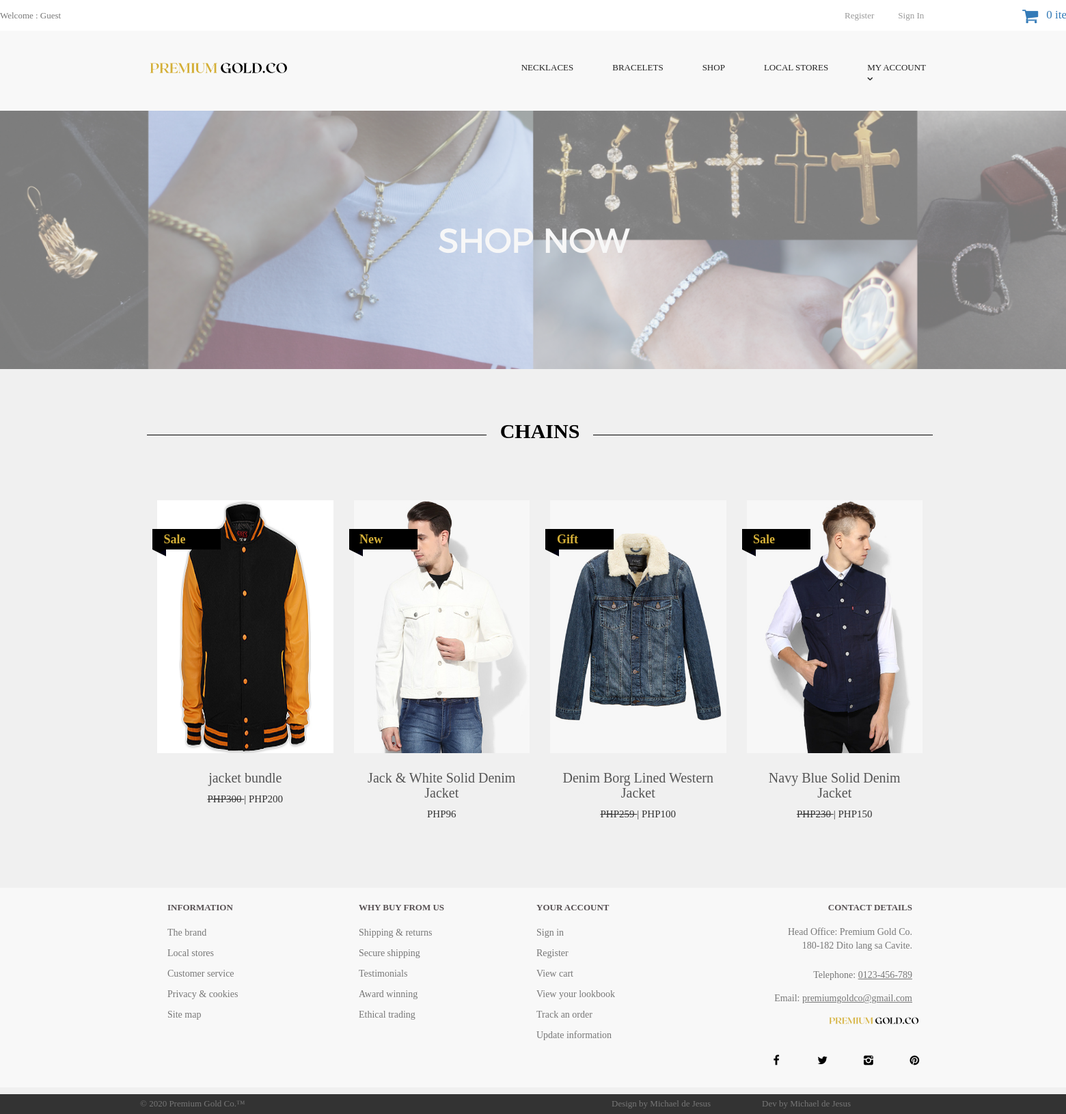
The page /category-1.php on the database as committed earlier.
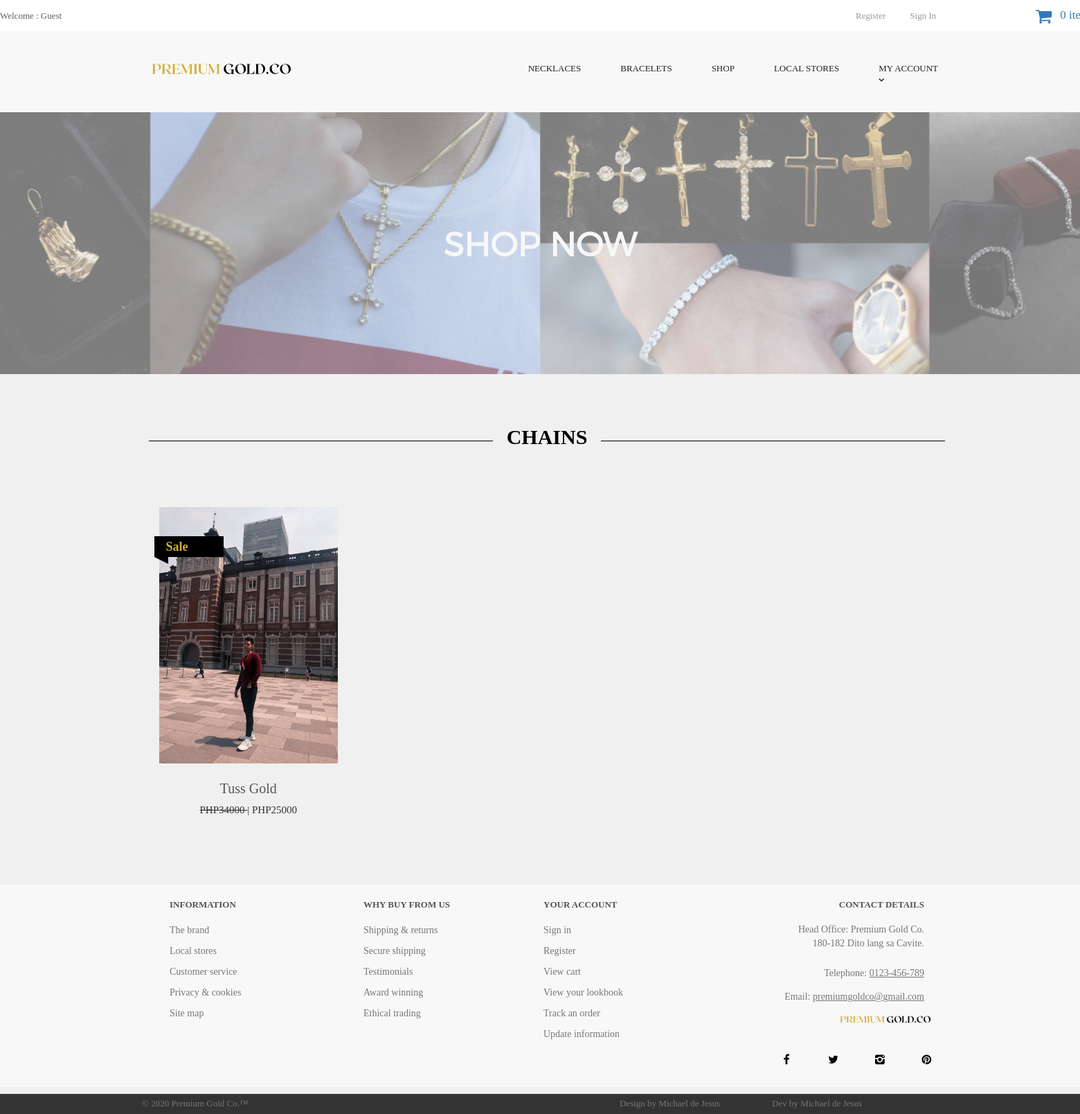
The same page on the database as committed later.
### tables this page shows
CREATE TABLE `products` (
  `product_id` int(10) NOT NULL,
  `p_cat_id` int(10) NOT NULL,
  `cat_id` int(10) NOT NULL,
  `manufacturer_id` int(10) NOT NULL,
  `date` timestamp NOT NULL DEFAULT current_timestamp() ON UPDATE current_timestamp(),
  `product_title` text NOT NULL,
  `product_url` text NOT NULL,
  `product_img1` text NOT NULL,
  `product_img2` text NOT NULL,
  `product_img3` text NOT NULL,
  `product_price` int(10) NOT NULL,
  `product_psp_price` int(100) NOT NULL,
  `product_desc` text NOT NULL,
  `product_features` text NOT NULL,
  `product_video` text NOT NULL,
  `product_keywords` text NOT NULL,
  `product_label` text NOT NULL,
  `status` varchar(255) NOT NULL
);

### category-1.php (the view, shortened to what this page needs)
<?php
include("includes/header.php");
include("functions/functions.php");
include("includes/main.php");
?>
  <main>
    <div class="nero">
      <div class="nero__heading">
        <span class="nero__bold">shop NOW</span>
      </div>
    </div>
  </main>
<div id="content" >
<div class="container" >
<div class="col-md-12" >
</div>
<div class="wrapper4">
<h1><p class="product-heading"><b>CHAINS</b></p></h1>
</div>
<?php getCategory1() ?>
<?php function getCategory1(){
global $db;
$aWhere = array();
$per_page=12;
if(isset($_GET['page'])){
$page = $_GET['page'];
}else {
$page=1;
}
$start_from = ($page-1) * $per_page ;
$sLimit = " order by 1 DESC LIMIT $start_from,$per_page";
$sWhere = (count($aWhere)>0?' WHERE '.implode(' or ',$aWhere):'').$sLimit;
$get_products = "select * from products WHERE p_cat_id ='7' ".$sWhere;
$run_products = mysqli_query($db,$get_products);
while($row_products=mysqli_fetch_array($run_products)){
$pro_title = $row_products['product_title'];
$pro_price = $row_products['product_price'];
$pro_img1 = $row_products['product_img1'];
$pro_label = $row_products['product_label'];
$pro_psp_price = $row_products['product_psp_price'];
$pro_url = $row_products['product_url'];
if($pro_label == "Sale" or $pro_label == "Gift"){
$product_price = "<del> PHP$pro_price </del>";
$product_psp_price = "| PHP$pro_psp_price";
}
else{
$product_psp_price = "";
$product_price = "PHP$pro_price";
}
if($pro_label == ""){
}
else{
$product_label = "
<a class='label sale' href='#' style='color:black;'>
<div class='thelabel'>$pro_label</div>
<div class='label-background'> </div>
</a>
";
}
if(empty($product_label)){
echo "
<div class='col-md-3 col-sm-4 center-responsive' >
<div class='product product-shop' >
<a href='$pro_url' >
<img src='admin_area/product_images/$pro_img1' class='img-responsive-product-single' >
</a>
<div class='text' >
<h3><a href='$pro_url' ><p class='shop-title-text'>$pro_title</a></p></h3>
<p class='price-text' > $product_price $product_psp_price </p>
</div>
</div>
</div>
";
}
else{
  echo "
  <div class='col-md-3 col-sm-4 center-responsive' >
  <div class='product product-shop' >
  <a href='$pro_url' >
  <img src='admin_area/product_images/$pro_img1' class='img-responsive-product-single' >
  </a>
  <div class='text' >
  <h3><a href='$pro_url' ><p class='shop-title-text'>$pro_title</a></p></h3>
  <p class='price-text' > $product_price $product_psp_price </p>
  </div>
  $product_label
  </div>
  </div>
  ";
}
}
} ?>
</div>
<center>
</center>
</div>
<?php
include("includes/footer.php");
?>
</body>
</html>

### includes/header.php (shortened to what this page needs)
<!DOCTYPE html>
<html lang="en">
<head>
  <link href="styles/bootstrap.min.css" rel="stylesheet">
  <link href="styles/backend.css" rel="stylesheet">
  <link href="styles/style.css" rel="stylesheet">
  <link rel="stylesheet" type="text/css" href="slick/slick.css"/>
  <link rel="stylesheet" type="text/css" href="slick/slick-theme.css"/>
  <link href="font-awesome/css/font-awesome.min.css" rel="stylesheet">
  <link href="//db.onlinewebfonts.com/c/3b114d63b02026b0c7077f0e55a95dda?family=Avenir+Next+Rounded+Pro" rel="stylesheet" type="text/css"/>

### includes/main.php (shortened to what this page needs)
</head>
<body>
  <header class="page-header">
    <div class="page-header__topline">
      <div class="container container-topline clearfix">
        <div class="currency">
          <a class="currency__change" href="customer/my_account.php?my_orders">
          <?php
          if(!isset($_SESSION['customer_email'])){
          echo "Welcome : Guest";
          }
          else
          {
              echo "Welcome : " . $_SESSION['customer_email'] . "";
            }
?>
          </a>
        </div>
        <div class="basket">
          <a href="cart.php" class="btn btn--basket">
          <i class="icon-basket"></i>
            <?php items(); ?> items
          </a>
        </div>
        <ul class="login">
<li class="login__item">
<?php
if(!isset($_SESSION['customer_email'])){
  echo '<a href="customer_register.php" class="login__link">Register</a>';
}
  else
  {
      echo '<a href="customer/my_account.php?my_orders" class="login__link">My Account</a>';
  }
?>
</li>
<li class="login__item">
<?php
if(!isset($_SESSION['customer_email'])){
  echo '<a href="login.php" class="login__link">Sign In</a>';
}
  else
  {
      echo '<a href="./logout.php" class="login__link">Log out</a>';
  }
?>
</li>
</ul>
      </div>
    </div>
    <div class="page-header__bottomline">
      <div class="container clearfix">
        <div class="logo">
          <a class="logo__link" href="index.php">
            <img class="logo__link" src="images/PGLogoBlack.png" alt="Avenue fashion logotype" width="230" height="13">
          </a>
        </div>
        <nav class="main-nav">
          <ul class="categories">
            <li class="categories__item">
              <a class="categories__link" href="#">
                Necklaces
              </a>
              </li>
            <li class="categories__item">
              <a class="categories__link" href="#">
                Bracelets
              </a>
            </li>
            <li class="categories__item">
              <a class="categories__link categories__link" href="shop.php">
                Shop
              </a>
            </li>
            <li class="categories__item">
              <a class="categories__link" href="localstore.php">
                Local Stores
              </a>
            </li>
          <li class="categories__item">
              <a class="categories__link" href="customer/my_account.php?my_orders">
                My Account
                <i class="icon-down-open-1"></i>
              </a>
            </li>
          </ul>
        </nav>
      </div>
    </div>
  </header>

### functions/functions.php (shortened to what this page needs)
<?php
$db = mysqli_connect("localhost","root","","ecom_store");
function getRealUserIp(){
    switch(true){
      default : return $_SERVER['REMOTE_ADDR'];
    }
 }
function items(){
global $db;
$ip_add = getRealUserIp();
$get_items = "select * from cart where ip_add='$ip_add'";
$run_items = mysqli_query($db,$get_items);
$count_items = mysqli_num_rows($run_items);
echo $count_items;
}
?>

### includes/footer.php
<footer class="page-footer">
      <div class="footer-nav">
        <div class="container clearfix">
          <div class="footer-nav__col footer-nav__col--info">
            <div class="footer-nav__heading">Information</div>
            <ul class="footer-nav__list">
              <li class="footer-nav__item">
                <a href="#" class="footer-nav__link">The brand</a>
              </li>
              <li class="footer-nav__item">
                <a href="#" class="footer-nav__link">Local stores</a>
              </li>
              <li class="footer-nav__item">
                <a href="#" class="footer-nav__link">Customer service</a>
              </li>
              <li class="footer-nav__item">
                <a href="#" class="footer-nav__link">Privacy &amp; cookies</a>
              </li>
              <li class="footer-nav__item">
                <a href="#" class="footer-nav__link">Site map</a>
              </li>
            </ul>
          </div>
          <div class="footer-nav__col footer-nav__col--whybuy">
            <div class="footer-nav__heading">Why buy from us</div>
            <ul class="footer-nav__list">
              <li class="footer-nav__item">
                <a href="#" class="footer-nav__link">Shipping &amp; returns</a>
              </li>
              <li class="footer-nav__item">
                <a href="#" class="footer-nav__link">Secure shipping</a>
              </li>
              <li class="footer-nav__item">
                <a href="#" class="footer-nav__link">Testimonials</a>
              </li>
              <li class="footer-nav__item">
                <a href="#" class="footer-nav__link">Award winning</a>
              </li>
              <li class="footer-nav__item">
                <a href="#" class="footer-nav__link">Ethical trading</a>
              </li>
            </ul>
          </div>
          <div class="footer-nav__col footer-nav__col--account">
            <div class="footer-nav__heading">Your account</div>
            <ul class="footer-nav__list">
              <li class="footer-nav__item">
                <a href="#" class="footer-nav__link">Sign in</a>
              </li>
              <li class="footer-nav__item">
                <a href="#" class="footer-nav__link">Register</a>
              </li>
              <li class="footer-nav__item">
                <a href="#" class="footer-nav__link">View cart</a>
              </li>
              <li class="footer-nav__item">
                <a href="#" class="footer-nav__link">View your lookbook</a>
              </li>
              <li class="footer-nav__item">
                <a href="#" class="footer-nav__link">Track an order</a>
              </li>
              <li class="footer-nav__item">
                <a href="#" class="footer-nav__link">Update information</a>
              </li>
            </ul>
          </div>
          <div class="footer-nav__col footer-nav__col--contacts">
            <div class="footer-nav__heading">Contact details</div>
            <address class="address">
            Head Office: Premium Gold Co.<br>
            180-182 Dito lang sa Cavite.
          </address>
            <div class="phone">
              Telephone:
              <a class="phone__number" href="tel:0123456789">0123-456-789</a>
            </div>
            <div class="email">
              Email:
              <a href="mailto:support@yourwebsite.com" class="email__addr">premiumgoldco@gmail.com</a>
              <img src="images/PGLogoBlack.png" class= "footerLogo">
            </div>
            <br>
            <div class="banners">
            <div class="banner-social">
            <a href="#" class="banner-social__link">
            <i class="icon-facebook"></i>
          </a>
            <a href="#" class="banner-social__link">
            <i class="icon-twitter"></i>
          </a>
            <a href="#" class="banner-social__link">
            <i class="icon-instagram"></i>
          </a>
            <a href="#" class="banner-social__link">
            <i class="icon-pinterest-circled"></i>
          </a>
          </div>
            </div>
          </div>
        </div>
      </div>
      <div class="page-footer__subline">
        <div class="container clearfix">
          <div class="copyright">
            &copy; 2020 Premium Gold Co.&trade;
          </div>
          <div class="developer">
            Dev by Michael de Jesus
          </div>
          <div class="designby">
            Design by Michael de Jesus
          </div>
        </div>
      </div>
    </footer>

### styles/style.css (style rules this page uses)
body { font-family: "Avenir Next Rounded Pro"; font-size: 14px; line-height: 1.42857143; color: #333333; background-color: #f0f0f0; overflow-x: hidden; }
#content { padding-left: 20px; }
#content .product { background:transparent; border: solid 0px #e6e6e6; box-sizing: border-box; margin-bottom: 50px; }
#content .product .text h3 { text-align:center; font-size:15px; }
#content .product .text h3 a { color:rgb(85, 85, 85); }
#content .product .text { padding:5px 5px 0px; }
.label { text-decoration : none; position: absolute; top: 50px; padding-left:64px; z-index: 20; }
.label .thelabel { position: relative; width: 100px; padding: 6px 50px 6px 15px; margin: 40px 50px 10px -71px; color: #d4af37; font-size:18px; font-weight:bold; background-color: #000; }
.label .thelabel:before, .label .thelabel:after { content: ''; position: absolute; width:0; height:0; }
.label .thelabel:after { left: 0px; top: 100%; border-width : 5px 10px; border-style: solid; border-color: #000#001 transparent transparent; }
.label.sale { top: 0; }

Rows that differ between the two databases and show on the page:
removed products: product_img1 (picture), product_title "jacket bundle", product_price "300", product_psp_price "| PHP200", product_label "Sale"
removed products: product_img1 (picture), product_title "Jack & White Solid Denim Jacket", product_price "PHP96", product_label "New"
removed products: product_img1 (picture), product_title "Denim Borg Lined Western Jacket", product_price "259", product_psp_price "| PHP100", product_label "Gift"
removed products: product_img1 (picture), product_title "Navy Blue Solid Denim Jacket", product_price "230", product_psp_price "| PHP150", product_label "Sale"
added products: product_img1 (picture), product_title "Tuss Gold", product_price "34000", product_psp_price "| PHP25000", product_label "Sale"
